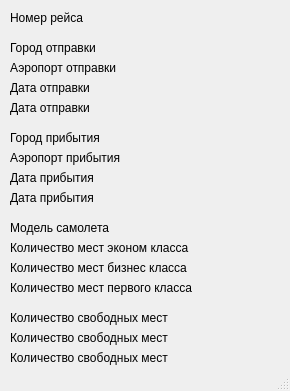
<?xml version="1.0" encoding="UTF-8"?>
<ui version="4.0">
 <class>MainWindow</class>
 <widget class="QMainWindow" name="MainWindow">
  <property name="geometry">
   <rect>
    <x>0</x>
    <y>0</y>
    <width>290</width>
    <height>391</height>
   </rect>
  </property>
  <property name="minimumSize">
   <size>
    <width>290</width>
    <height>391</height>
   </size>
  </property>
  <property name="maximumSize">
   <size>
    <width>290</width>
    <height>391</height>
   </size>
  </property>
  <property name="windowTitle">
   <string>MainWindow</string>
  </property>
  <widget class="QWidget" name="centralwidget">
   <widget class="QLabel" name="label">
    <property name="geometry">
     <rect>
      <x>10</x>
      <y>10</y>
      <width>271</width>
      <height>16</height>
     </rect>
    </property>
    <property name="text">
     <string>Номер рейса</string>
    </property>
   </widget>
   <widget class="QLabel" name="label_2">
    <property name="geometry">
     <rect>
      <x>10</x>
      <y>80</y>
      <width>271</width>
      <height>16</height>
     </rect>
    </property>
    <property name="text">
     <string>Дата отправки</string>
    </property>
   </widget>
   <widget class="QLabel" name="label_3">
    <property name="geometry">
     <rect>
      <x>10</x>
      <y>100</y>
      <width>271</width>
      <height>16</height>
     </rect>
    </property>
    <property name="text">
     <string>Дата отправки</string>
    </property>
   </widget>
   <widget class="QLabel" name="label_4">
    <property name="geometry">
     <rect>
      <x>10</x>
      <y>170</y>
      <width>271</width>
      <height>16</height>
     </rect>
    </property>
    <property name="text">
     <string>Дата прибытия</string>
    </property>
   </widget>
   <widget class="QLabel" name="label_5">
    <property name="geometry">
     <rect>
      <x>10</x>
      <y>190</y>
      <width>271</width>
      <height>16</height>
     </rect>
    </property>
    <property name="text">
     <string>Дата прибытия</string>
    </property>
   </widget>
   <widget class="QLabel" name="label_6">
    <property name="geometry">
     <rect>
      <x>10</x>
      <y>220</y>
      <width>271</width>
      <height>16</height>
     </rect>
    </property>
    <property name="text">
     <string>Модель самолета</string>
    </property>
   </widget>
   <widget class="QLabel" name="label_7">
    <property name="geometry">
     <rect>
      <x>10</x>
      <y>240</y>
      <width>271</width>
      <height>16</height>
     </rect>
    </property>
    <property name="text">
     <string>Количество мест эконом класса</string>
    </property>
   </widget>
   <widget class="QLabel" name="label_8">
    <property name="geometry">
     <rect>
      <x>10</x>
      <y>310</y>
      <width>271</width>
      <height>16</height>
     </rect>
    </property>
    <property name="text">
     <string>Количество свободных мест</string>
    </property>
   </widget>
   <widget class="QLabel" name="label_9">
    <property name="geometry">
     <rect>
      <x>10</x>
      <y>330</y>
      <width>271</width>
      <height>16</height>
     </rect>
    </property>
    <property name="text">
     <string>Количество свободных мест</string>
    </property>
   </widget>
   <widget class="QLabel" name="label_10">
    <property name="geometry">
     <rect>
      <x>10</x>
      <y>260</y>
      <width>271</width>
      <height>16</height>
     </rect>
    </property>
    <property name="text">
     <string>Количество мест бизнес класса</string>
    </property>
   </widget>
   <widget class="QLabel" name="label_11">
    <property name="geometry">
     <rect>
      <x>10</x>
      <y>280</y>
      <width>271</width>
      <height>16</height>
     </rect>
    </property>
    <property name="text">
     <string>Количество мест первого класса</string>
    </property>
   </widget>
   <widget class="QLabel" name="label_12">
    <property name="geometry">
     <rect>
      <x>10</x>
      <y>350</y>
      <width>271</width>
      <height>16</height>
     </rect>
    </property>
    <property name="minimumSize">
     <size>
      <width>271</width>
      <height>16</height>
     </size>
    </property>
    <property name="text">
     <string>Количество свободных мест</string>
    </property>
   </widget>
   <widget class="QLabel" name="label_13">
    <property name="geometry">
     <rect>
      <x>10</x>
      <y>60</y>
      <width>271</width>
      <height>16</height>
     </rect>
    </property>
    <property name="text">
     <string>Аэропорт отправки</string>
    </property>
   </widget>
   <widget class="QLabel" name="label_14">
    <property name="geometry">
     <rect>
      <x>10</x>
      <y>40</y>
      <width>271</width>
      <height>16</height>
     </rect>
    </property>
    <property name="text">
     <string>Город отправки</string>
    </property>
   </widget>
   <widget class="QLabel" name="label_15">
    <property name="geometry">
     <rect>
      <x>10</x>
      <y>150</y>
      <width>271</width>
      <height>16</height>
     </rect>
    </property>
    <property name="text">
     <string>Аэропорт прибытия</string>
    </property>
   </widget>
   <widget class="QLabel" name="label_16">
    <property name="geometry">
     <rect>
      <x>10</x>
      <y>130</y>
      <width>271</width>
      <height>16</height>
     </rect>
    </property>
    <property name="text">
     <string>Город прибытия</string>
    </property>
   </widget>
  </widget>
  <widget class="QStatusBar" name="statusbar"/>
 </widget>
 <resources/>
 <connections/>
</ui>
